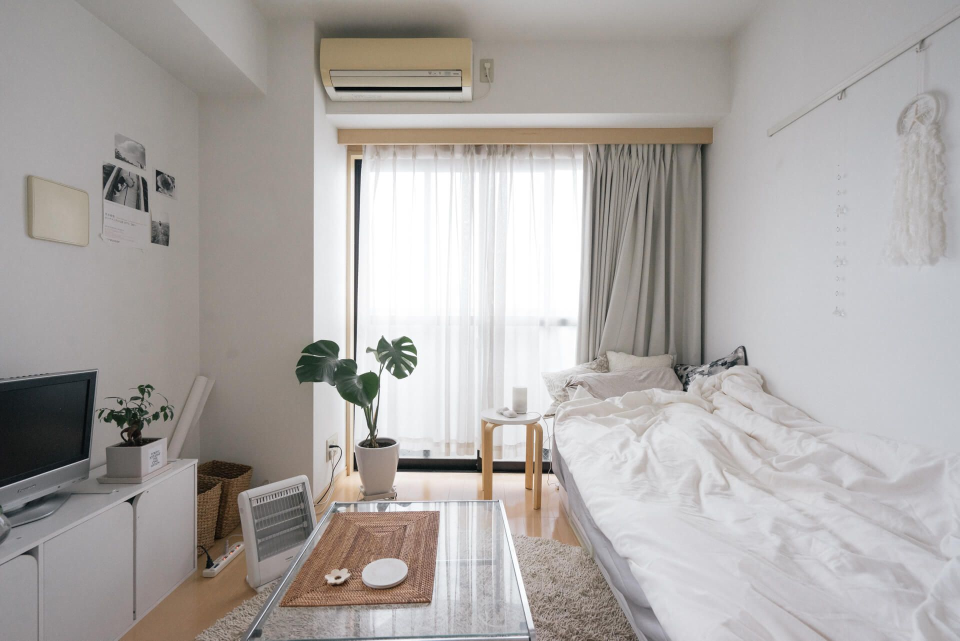
#> input picture 105df9751de2f94c315aef2c3a0f10a7.jpg, 1920 x 1281 px (shown at 1/2 size)
$ python test.py
#> lines starting #> are read from the running program, lines starting #| are printed output that depends on the picture; after the words box and inside, x2 and y2 are one past the last pixel; in counts of white or black regions, pixels touching at a corner belong together
import cv2
import numpy as np
import math
from collections import deque
from statistics import median

FONT = cv2.FONT_HERSHEY_SIMPLEX
RED = (0, 0, 255)
GREEN = (0, 255, 0)
BLUE = (255, 0, 0)
ORANGE = (0, 130, 255)
SCORE_AP = (0, 80)
SCORE_FONT_SIZE = 2
SCORE_FONT_WEIGHT = 8

img_path = "105df9751de2f94c315aef2c3a0f10a7.jpg"
# リサイズする幅と高さ
target_width = 800
target_height = 600

# 画像を読み込む
img = cv2.imread(img_path)
#> img is the input picture: shape (1281, 1920, 3); mean B, G, R 165.1, 167.5, 171.7

# 画像をリサイズする
resized_img = cv2.resize(img, (target_width, target_height))
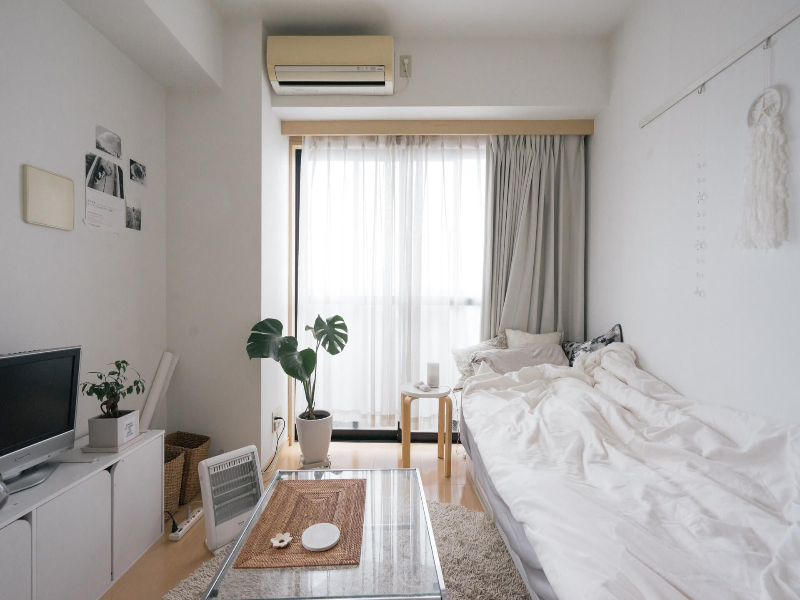
#> resized_img: shape (600, 800, 3); mean B, G, R 165, 167.4, 171.6

score_queue = deque([])


def get_score_summary(total_arc_length):
    score_queue.append(math.floor(total_arc_length / 100))
    if len(score_queue) > 30:
        score_queue.popleft()

    score = median(score_queue)

    if score > 200:
        return score, '[OBEYA]', RED
    elif score > 150:
        return score, '[MESSY]', ORANGE
    else:
        return score, '[CLEAN]', BLUE


def is_obeya_contour(arc_length):
    return 100 < arc_length < 900

def show_obeya_score(frame):
    score_frame = frame.copy()

    # 画像の幅と高さを取得
    frame_height, frame_width = frame.shape[:2]
#> frame_height = 600; frame_width = 800

    gray_frame = cv2.cvtColor(frame, cv2.COLOR_BGR2GRAY)
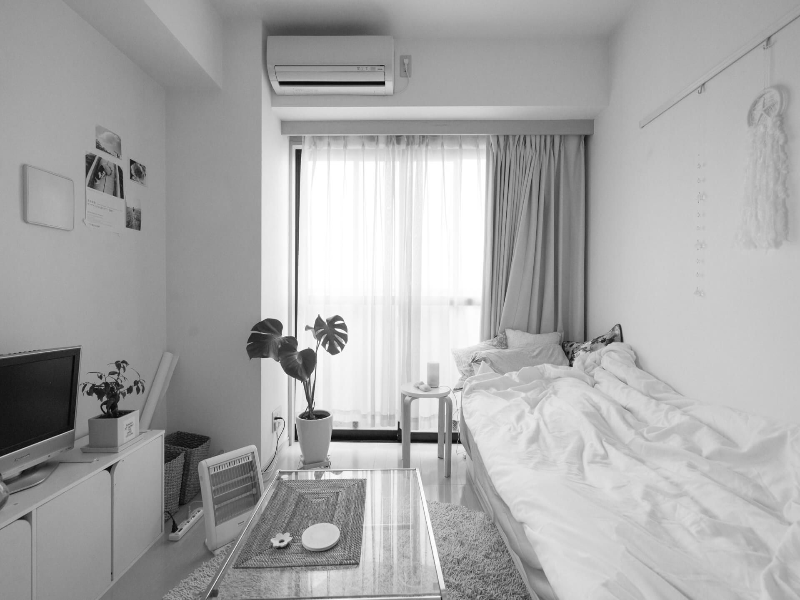
#> gray_frame: shape (600, 800); min 4, max 255, mean 168.4
    canny_frame = cv2.Canny(gray_frame, 120, 200)
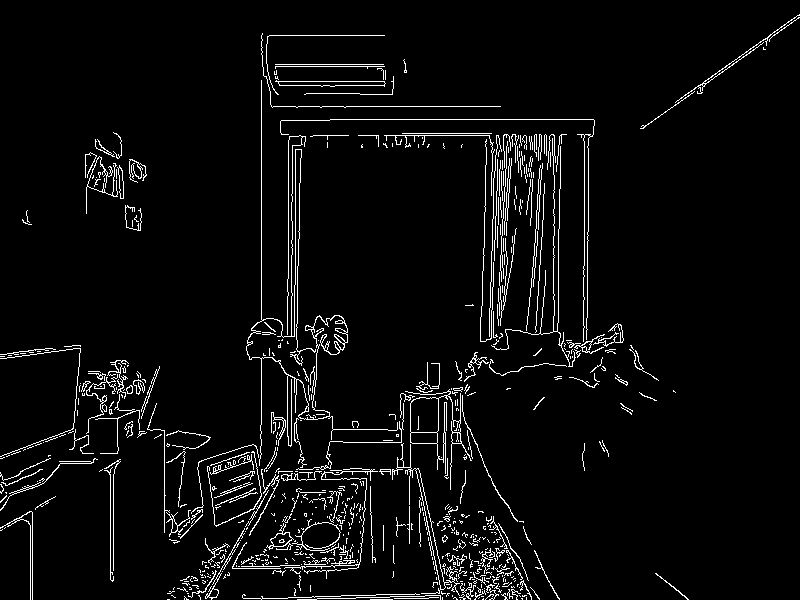
#> canny_frame: shape (600, 800); 4.4% white in thin lines or dots
    contours, hierarchy = cv2.findContours(canny_frame, cv2.RETR_TREE, cv2.CHAIN_APPROX_NONE)
#> contours = 739 contours, 682 with area under 20; largest, box (x1, y1, x2, y2) and area: (405, 389, 472, 490) 1384, (410, 397, 439, 433) 946, (392, 443, 460, 596) 502, (415, 468, 446, 590) 446, (275, 80, 386, 87) 432

    total_arc_length = 0
    for contour in contours:
        arc_length = cv2.arcLength(contour, True)
        if is_obeya_contour(arc_length):
            cv2.drawContours(score_frame, [contour], -1, GREEN, 3)
            total_arc_length += arc_length
#> this loop made 739 passes
#> (arc_length, total_arc_length) on passes 16, 23, 55, 104, 126, 158, 173, 174, 183, 194, 202, 227: (296.7, 296.7), (379.6, 676.3), (138.1, 814.5), (111.1, 925.5), (131.3, 1056.8), (103.7, 1160.6), (132.4, 1292.9), (110.5, 1403.4), (156.3, 1559.7), (162.4, 1722.1), (143.1, 1865.2), (288.3, 2153.5)
#> arc_length on passes 2, 8, 10, 12, 13, 17: 44, 11.07, 88.83, 15.9, 10.24, 10.24
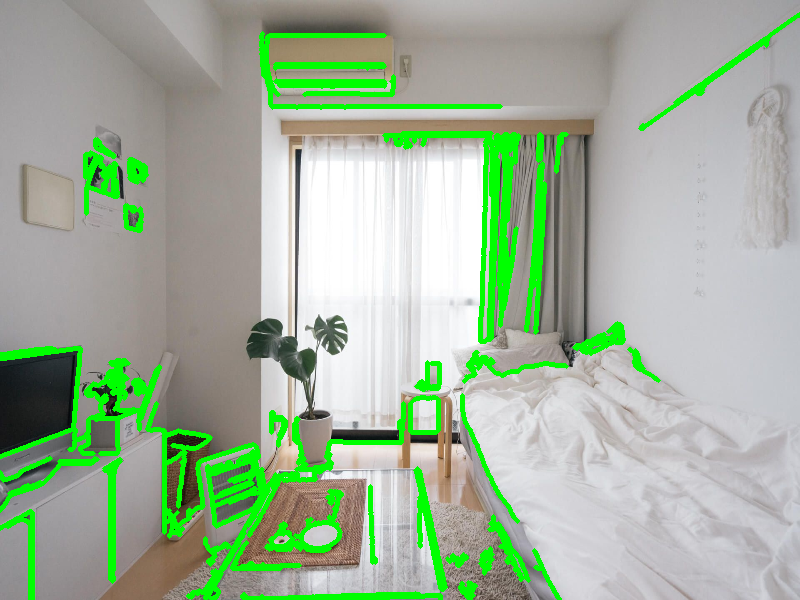
#> score_frame: shape (600, 800, 3); 8.84% of pixels changed, all inside (x1, y1, x2, y2) = (0, 12, 800, 600)
#> after the loop, total_arc_length = 20127

    score, decision, color = get_score_summary(total_arc_length)
#> score = 201; decision = '[OBEYA]'; color = (0, 0, 255)
    cv2.putText(score_frame, ' '.join([str(score), decision]),
                SCORE_AP, FONT, SCORE_FONT_SIZE, color, SCORE_FONT_WEIGHT, cv2.LINE_AA)
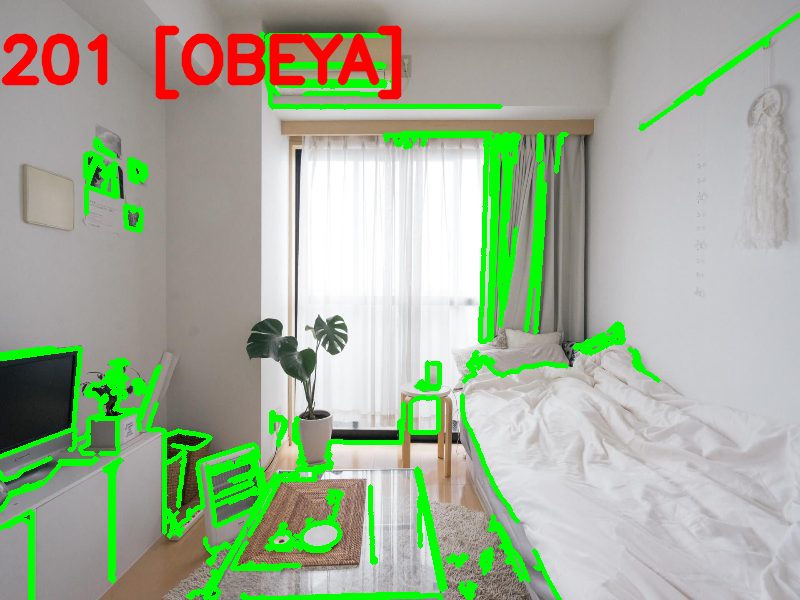
#> score_frame: shape (600, 800, 3); 2.34% of pixels changed, all inside (x1, y1, x2, y2) = (1, 25, 402, 100)

    # 画像を表示
    cv2.imshow('frame: contour', score_frame)
    cv2.waitKey(0)
    cv2.destroyAllWindows()

cv2.imshow('input image', resized_img)
cv2.waitKey(0)
cv2.destroyAllWindows()

show_obeya_score(resized_img)

$ run again, with sample.jpg copied over 105df9751de2f94c315aef2c3a0f10a7.jpg
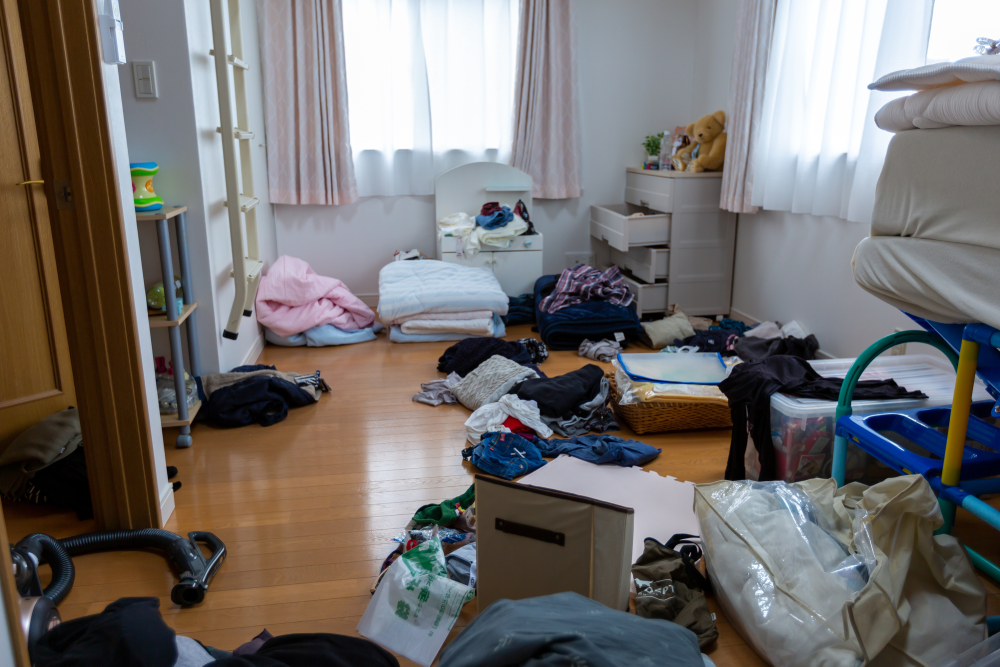
#> input picture sample.jpg, 2000 x 1333 px (shown at 1/2 size)
#> img is the input picture: shape (1333, 2000, 3); mean B, G, R 110.5, 111.7, 115.1
#> in show_obeya_score, `canny_frame = cv2.Canny(gray_frame, 120, 200)`:
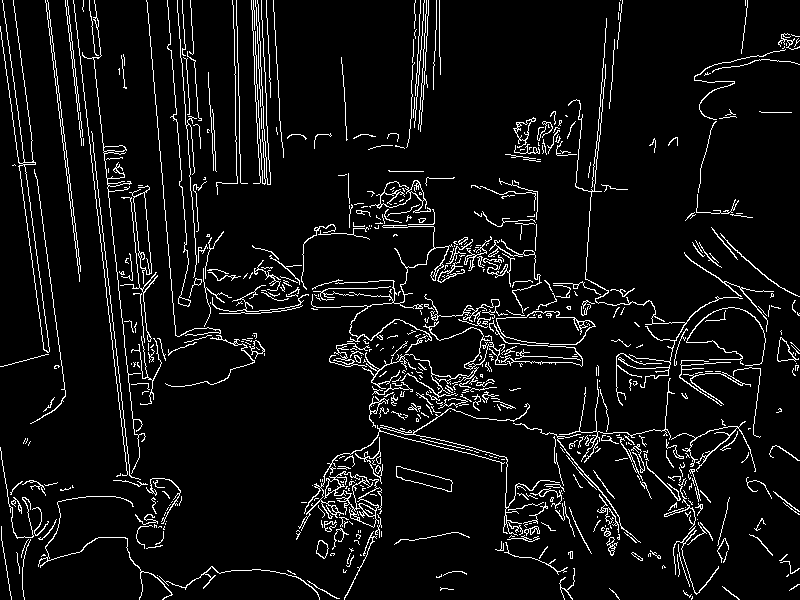
#> canny_frame: shape (600, 800); 6.6% white in thin lines or dots
#> contours = 812 contours, 701 with area under 20; largest, box (x1, y1, x2, y2) and area: (0, 0, 50, 353) 1080, (324, 471, 382, 528) 1053, (19, 164, 50, 353) 1044, (129, 185, 152, 284) 852, (133, 192, 152, 275) 823
#> the loop in show_obeya_score, `for contour in contours:` made 812 passes
#> (arc_length, total_arc_length) on passes 14, 15, 38, 43, 51, 59, 61, 70: (146, 146), (456.9, 602.9), (201, 803.9), (128.3, 932.2), (107.6, 1039.8), (165.7, 1205.5), (229.5, 1435.1), (103.7, 1538.8)
#> after the loop in show_obeya_score, `for contour in contours:`: total_arc_length = 35170.1
#> score = 351; decision = '[OBEYA]'; color = (0, 0, 255)
#> in show_obeya_score, `cv2.putText(score_frame, ' '.join([str(score), decision]), SCORE_AP, F..`:
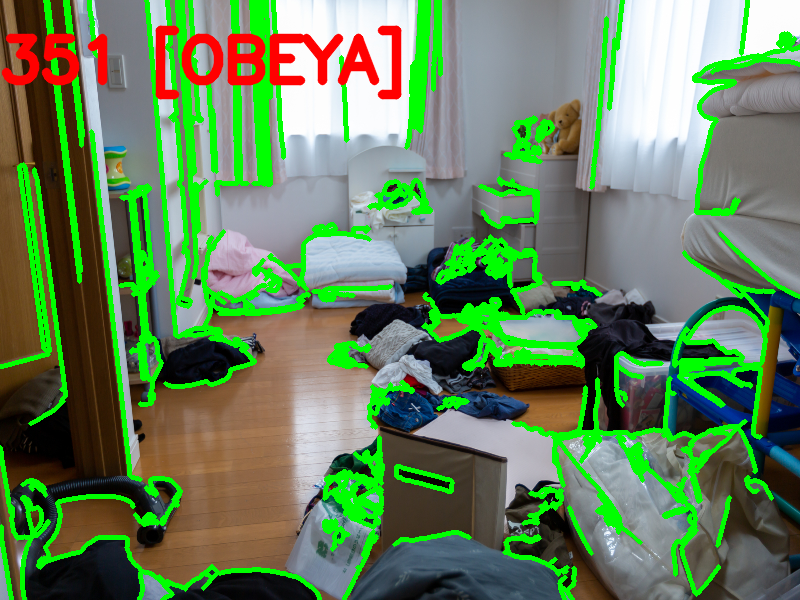
#> score_frame: shape (600, 800, 3); mean B, G, R 90.9, 131, 100.7
